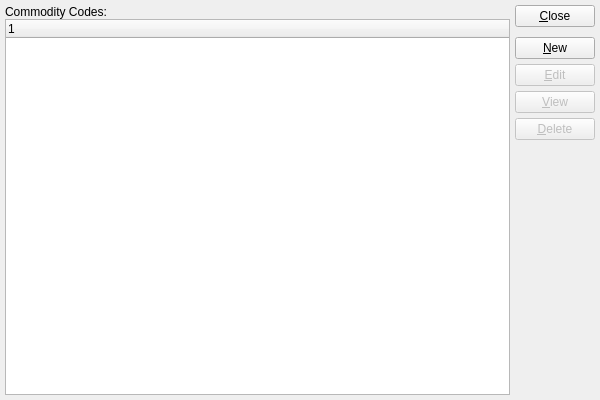
<?xml version="1.0" encoding="UTF-8"?>
<ui version="4.0">
 <comment>This file is part of the xwd Package for xTuple ERP,
and is Copyright (c) 1999-2012 by OpenMFG LLC, d/b/a xTuple.  It
is licensed to you under the xTuple End-User License Agreement (&quot;the
EULA&quot;), the full text of which is available at www.xtuple.com/EULA.
While the EULA gives you access to source code and encourages your
involvement in the development process, this Package is not free
software.  By using this software, you agree to be bound by the
terms of the EULA.</comment>
 <class>catComms</class>
 <widget class="QWidget" name="catComms">
  <property name="geometry">
   <rect>
    <x>0</x>
    <y>0</y>
    <width>600</width>
    <height>400</height>
   </rect>
  </property>
  <property name="windowTitle">
   <string>List External Vendor Commodity Codes</string>
  </property>
  <layout class="QGridLayout" name="gridLayout">
   <item row="0" column="0">
    <layout class="QVBoxLayout" name="verticalLayout_2">
     <property name="spacing">
      <number>0</number>
     </property>
     <item>
      <widget class="QLabel" name="_catcommLit">
       <property name="text">
        <string>Commodity Codes:</string>
       </property>
      </widget>
     </item>
     <item>
      <widget class="XTreeWidget" name="_catcomm"/>
     </item>
    </layout>
   </item>
   <item row="0" column="1">
    <layout class="QVBoxLayout" name="verticalLayout">
     <item>
      <widget class="QPushButton" name="_close">
       <property name="text">
        <string>&amp;Close</string>
       </property>
      </widget>
     </item>
     <item>
      <spacer name="verticalSpacer">
       <property name="orientation">
        <enum>Qt::Vertical</enum>
       </property>
       <property name="sizeType">
        <enum>QSizePolicy::Preferred</enum>
       </property>
       <property name="sizeHint" stdset="0">
        <size>
         <width>20</width>
         <height>5</height>
        </size>
       </property>
      </spacer>
     </item>
     <item>
      <widget class="QPushButton" name="_new">
       <property name="text">
        <string>&amp;New</string>
       </property>
      </widget>
     </item>
     <item>
      <widget class="QPushButton" name="_edit">
       <property name="enabled">
        <bool>false</bool>
       </property>
       <property name="text">
        <string>&amp;Edit</string>
       </property>
      </widget>
     </item>
     <item>
      <widget class="QPushButton" name="_view">
       <property name="enabled">
        <bool>false</bool>
       </property>
       <property name="text">
        <string>&amp;View</string>
       </property>
      </widget>
     </item>
     <item>
      <widget class="QPushButton" name="_delete">
       <property name="enabled">
        <bool>false</bool>
       </property>
       <property name="text">
        <string>&amp;Delete</string>
       </property>
      </widget>
     </item>
     <item>
      <spacer>
       <property name="orientation">
        <enum>Qt::Vertical</enum>
       </property>
       <property name="sizeType">
        <enum>QSizePolicy::Expanding</enum>
       </property>
       <property name="sizeHint" stdset="0">
        <size>
         <width>20</width>
         <height>20</height>
        </size>
       </property>
      </spacer>
     </item>
    </layout>
   </item>
  </layout>
 </widget>
 <layoutdefault spacing="5" margin="5"/>
 <pixmapfunction>qPixmapFromMimeSource</pixmapfunction>
 <customwidgets>
  <customwidget>
   <class>XTreeWidget</class>
   <extends>QTreeWidget</extends>
   <header>xtreewidget.h</header>
   <container>1</container>
  </customwidget>
 </customwidgets>
 <tabstops>
  <tabstop>_catcomm</tabstop>
  <tabstop>_new</tabstop>
  <tabstop>_edit</tabstop>
  <tabstop>_view</tabstop>
  <tabstop>_delete</tabstop>
  <tabstop>_close</tabstop>
 </tabstops>
 <includes>
  <include location="global">parameter.h</include>
 </includes>
 <resources/>
 <connections>
  <connection>
   <sender>_close</sender>
   <signal>clicked()</signal>
   <receiver>catComms</receiver>
   <slot>close()</slot>
   <hints>
    <hint type="sourcelabel">
     <x>20</x>
     <y>20</y>
    </hint>
    <hint type="destinationlabel">
     <x>20</x>
     <y>20</y>
    </hint>
   </hints>
  </connection>
  <connection>
   <sender>_catcomm</sender>
   <signal>valid(bool)</signal>
   <receiver>_view</receiver>
   <slot>setEnabled(bool)</slot>
   <hints>
    <hint type="sourcelabel">
     <x>20</x>
     <y>20</y>
    </hint>
    <hint type="destinationlabel">
     <x>20</x>
     <y>20</y>
    </hint>
   </hints>
  </connection>
 </connections>
</ui>
